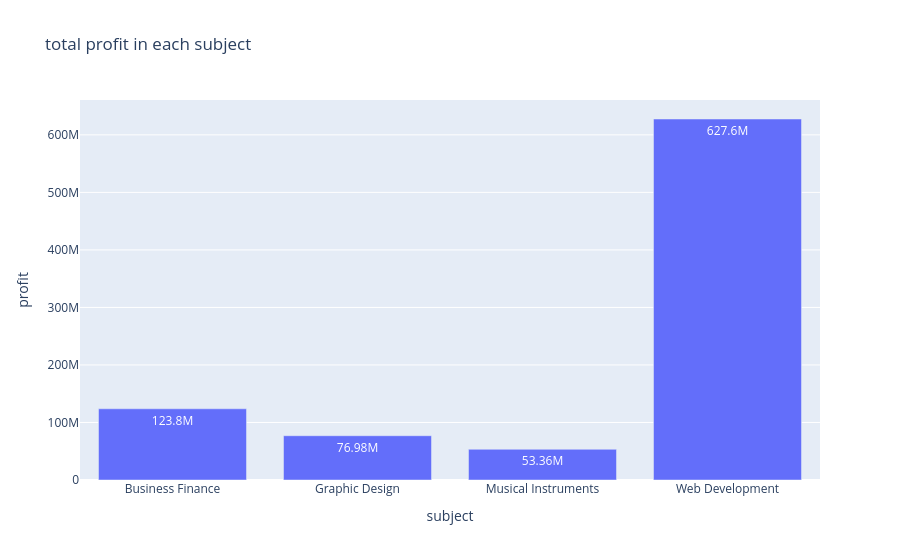

Notebook source saved alongside this figure:
### Code cell
fig=px.bar(
    data_frame=df.groupby('subject')['profit'].sum(),
    x=df.groupby('subject')['profit'].sum().index,
    y=df.groupby('subject')['profit'].sum().values,
    text_auto='.4s',
    title='total profit in each subject'
)
fig.update_xaxes(title='subject')
fig.update_yaxes(title='profit')

fig.show()

### Figure 1 — Plotly figure (JSON) as saved in the notebook; plotly's stock layout.template omitted (floating-point values rounded to 4 significant figures)
{"data": [{"hovertemplate": "x=%{x}<br>y=%{y}<extra></extra>", "legendgroup": "", "marker": {"color": "#636efa", "pattern": {"shape": ""}}, "name": "", "orientation": "v", "showlegend": false, "textposition": "auto", "texttemplate": "%{y:.4s}", "type": "bar", "x": ["Business Finance", "Graphic Design", "Musical Instruments", "Web Development"], "xaxis": "x", "y": [123796395, 76983170, 53359055, 627597400], "yaxis": "y"}], "layout": {"barmode": "relative", "legend": {"tracegroupgap": 0}, "title": {"text": "total profit in each subject"}, "xaxis": {"anchor": "y", "domain": [0, 1], "title": {"text": "subject"}}, "yaxis": {"anchor": "x", "domain": [0, 1], "title": {"text": "profit"}}}}
